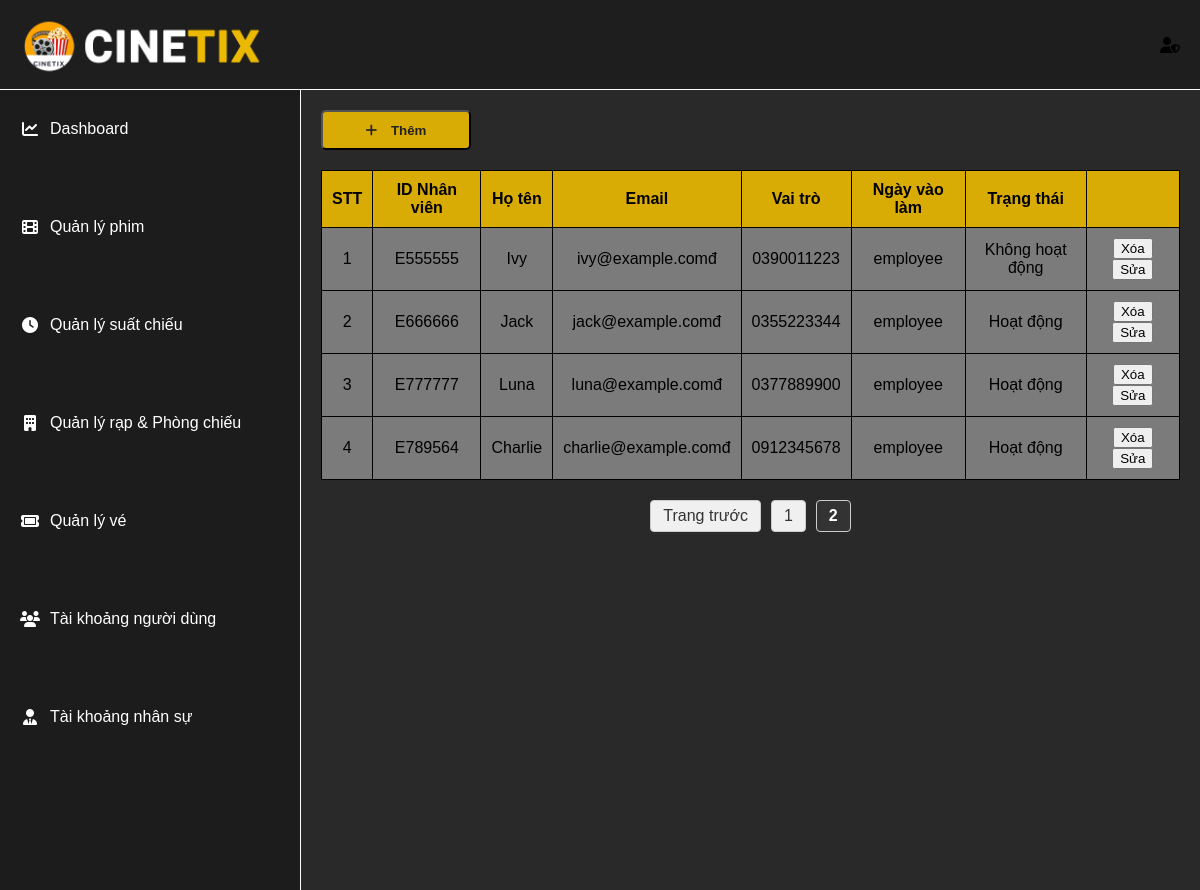
The app's page /admin/taikhoannhansu.php?page=2 with its own data.
### tables this page shows
CREATE TABLE users (
    id VARCHAR(100) PRIMARY KEY,
    user_name VARCHAR(100) NOT NULL,
    email VARCHAR(100) UNIQUE NOT NULL,
    pass_word VARCHAR(255) NOT NULL,
    phone_number VARCHAR(20),
    ro_lo ENUM('user','admin','employee') DEFAULT 'user',
    start_date DATE NULL,  
    account_status ENUM('Hoạt động', 'Không hoạt động') DEFAULT 'Hoạt động',
    last_active DATETIME DEFAULT CURRENT_TIMESTAMP ON UPDATE CURRENT_TIMESTAMP,
    created_at DATETIME DEFAULT CURRENT_TIMESTAMP
);

### admin/taikhoannhansu.php (the view, shortened to what this page needs)
<?php
include('../connect.php');
include('header_admin.php');
?>
<!DOCTYPE html>
<html lang="vi">
<head>
  <link rel="stylesheet" href="../admin/adminCSS/admin_layout.css">
  <link rel="stylesheet" href="../admin/adminCSS/header_admin.css">
  <link rel="stylesheet" href="../admin/adminCSS/quanlyphim.css">
  <link rel="stylesheet" href="https://cdnjs.cloudflare.com/ajax/libs/font-awesome/6.5.0/css/all.min.css">
</head>
<body>
  <div class="admin-layout">
    <aside class="sidebar">
      <?php include('sidebar_admin.php'); ?>
    </aside>
<?php
$limit = 6;
$page = isset($_GET['page']) ? (int)$_GET['page'] : 1;
$offset = ($page - 1) * $limit;
$total_result = mysqli_query($conn, "SELECT COUNT(*) AS total FROM users WHERE users.ro_lo = 'admin' OR users.ro_lo = 'employee'");
$total_row = mysqli_fetch_assoc($total_result);
$total_records = $total_row['total'];
$total_pages = ceil($total_records / $limit);
$sql = " SELECT
    users.id AS user_id,
    users.user_name AS username,
    users.email AS email ,
    users.phone_number AS phone,
    users.ro_lo AS role ,
    users.account_status AS status
    FROM users
    where users.ro_lo = 'admin' OR users.ro_lo = 'employee'
    LIMIT $offset, $limit";
$results = mysqli_query($conn, $sql);
if ($results && mysqli_num_rows($results) > 0) {
    echo '<main class="main-content">';
    echo '<div class="buttons">';
    echo '<button><i class="fa-solid fa-plus"></i><span> Thêm </span></button>';
    echo '</div>';
    echo '<table>';
    echo '<thead>
            <tr>
                <th>STT</th>
                <th>ID Nhân viên</th>
                <th>Họ tên</th>
                <th>Email</th>
                <th>Vai trò</th>
                <th>Ngày vào làm</th>
                <th>Trạng thái</th>
                <th></th>
            </tr>
          </thead>';
    echo '<tbody>';
$i=0;
    while ($row = mysqli_fetch_assoc($results)) {
        echo "<tr>
                <td>" . ++$i . "</td>
                <td>{$row['user_id']}</td>
                <td>{$row['username']}</td>
                <td>{$row['email']}đ</td>
                <td>{$row['phone']}</td>
                <td>{$row['role']}</td>
                <td>{$row['status']}</td>
                <td>
                <button><i class='btn-edit-delete'></i>Xóa</button>
                <button><i class='btn-edit-Edit'></i>Sửa</button>
                </td>
              </tr>";
    }
    echo '</tbody></table>';
    if ($total_pages > 1) {
        echo '<div class="pagination">';
        if ($page > 1) {
            echo '<a href="?page=' . ($page - 1) . '">Trang trước</a>';
        }
        for ($i = 1; $i <= $total_pages; $i++) {
            if ($i == $page) {
                echo '<strong>' . $i . '</strong>';
            } else {
                echo '<a href="?page=' . $i . '">' . $i . '</a>';
            }
        }
        echo '</div>';
    }
    echo '</main>';
} else {
    echo "<p class='main-content'>Không có lịch chiếu phim nào.</p>";
}
?>
  </div>
</body>
</html>

### admin/adminCSS/admin_layout.css (style rules this page uses)
:root { --bg-dark: #292929; --bg-footer: #222; --highlight: #EBB802; --text-light: white; --poster-hover-opacity: 0.3; --scrollbar-thumb: rgba(255, 255, 255, 0.2); }
body { background-color: var(--bg-dark); font-family: Arial, sans-serif; margin: 0; padding: 0; }
.admin-layout { display: grid; grid-template-columns: 300px 1fr 1fr; grid-template-rows: min-content 1fr 1fr; grid-template-areas: "header header header" "sidebar main main" "sidebar main main"; height: 100vh; gap: 0; background-color: var(--bg-dark); color: var(--text-light); }
.sidebar { grid-area: sidebar; padding-top:0; margin-top:0; background-color: #1c1c1c; text-align: center; transition: all 0.3s ease; overflow-y: auto; z-index: 998; }
.main-content { grid-area: main; padding: 20px; border-left: 1px solid var(--text-light); background-color: #2b2b2b; overflow-y: auto; }

### admin/adminCSS/header_admin.css (style rules this page uses)
:root { --bg-dark: #292929; --bg-footer: #222; --highlight: #EBB802; --text-light: white; --poster-hover-opacity: 0.3; --scrollbar-thumb: rgba(255, 255, 255, 0.2); }

### admin/adminCSS/quanlyphim.css (style rules this page uses)
:root { --bg-dark: #292929; --bg-footer: #222; --highlight: #ebb902e8; --text-light: white; --poster-hover-opacity: 0.3; --scrollbar-thumb: rgba(255, 255, 255, 0.386); }
.main-content { padding: 20px; background-color: var(--bg-dark); color: var(--text-light); }
.buttons { display: flex; justify-content: left; gap: 20px; margin-bottom: 20px; }
.buttons i { margin-right:10px; }
.buttons button { text-decoration: none; color: var(--text-light); background-color: var(--highlight); padding: 0 20px; width: 150px; height: 40px; border-radius: 5px; font-weight: bold; color:#222; }
.main-content table { width: 100%; border-collapse: collapse; }
.main-content table th { background-color: var(--highlight); border: 1px solid black; text-align: center; padding: 10px; }
.main-content table td { padding: 10px; border: 1px solid black; text-align: center; background-color: var(--scrollbar-thumb); color:black; }
.pagination { display: flex; justify-content: center; gap: 10px; margin-top: 20px; }
.pagination a, .pagination strong { padding: 6px 12px; background-color: #f0f0f0; border: 1px solid #ccc; text-decoration: none; color: #333; border-radius: 4px; }
.pagination strong { background-color: #333; color: white; }

### records on screen
users: id "E555555", user_name "Ivy", email "ivy@example.com", phone_number "0390011223", ro_lo "employee", account_status "Không hoạt động"
users: id "E666666", user_name "Jack", email "jack@example.com", phone_number "0355223344", ro_lo "employee", account_status "Hoạt động"
users: id "E777777", user_name "Luna", email "luna@example.com", phone_number "0377889900", ro_lo "employee", account_status "Hoạt động"
users: id "E789564", user_name "Charlie", email "charlie@example.com", phone_number "0912345678", ro_lo "employee", account_status "Hoạt động"
